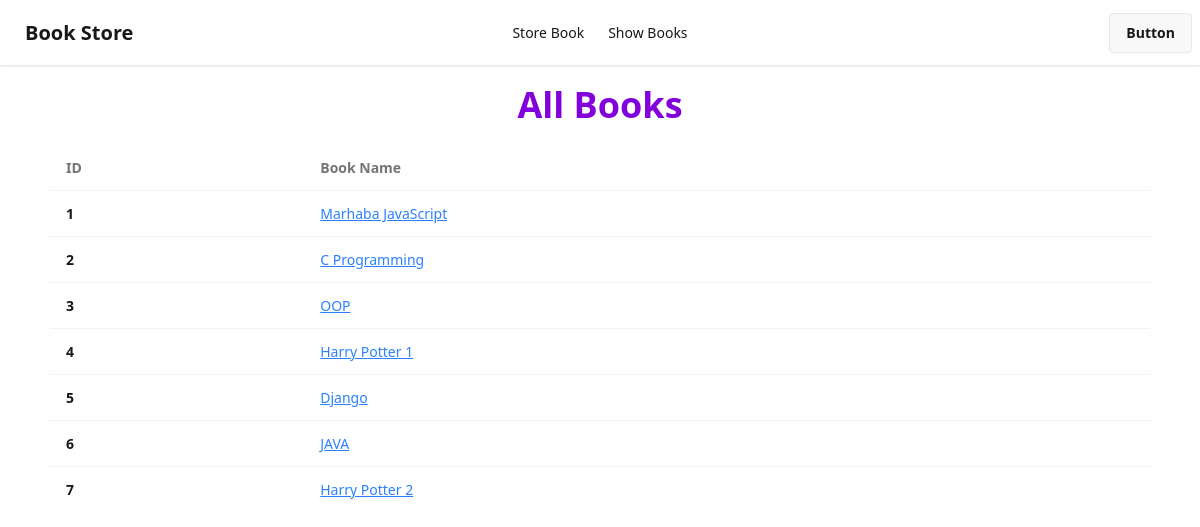
The page /show_books/ on the database as committed earlier.
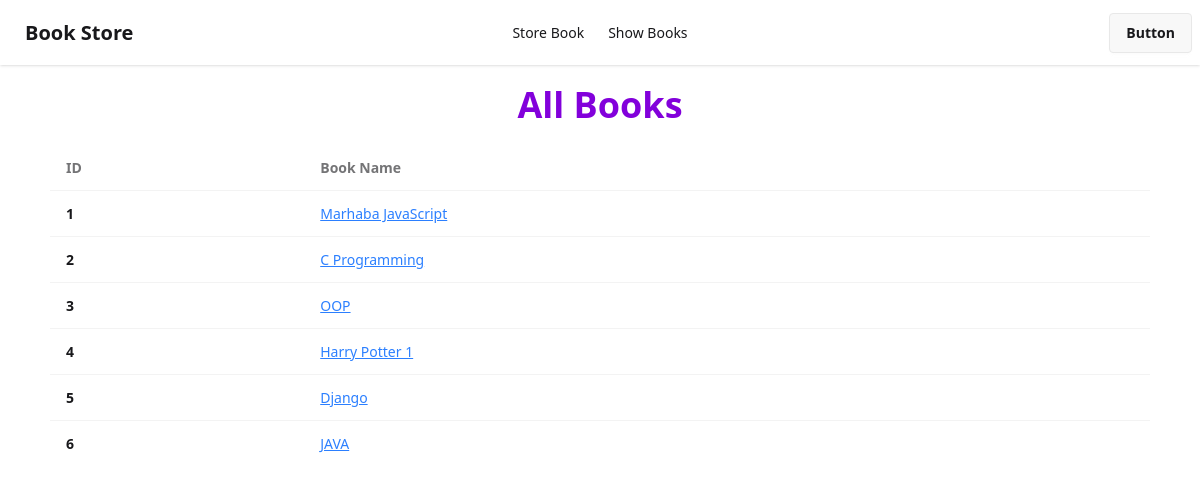
The same page on the database as committed later.
### book/models.py (models this page shows)
class BookStoreModel(models.Model):
    CATEGORY = (
        ('Mystery', 'Mystery'),
        ('Thriller', 'Thriller'),
        ('Sci-Fi', 'Sci-Fi'),
        ('Humor', 'Humor'),
        ('Horror', 'Horror')
    )
    id = models.IntegerField(primary_key=True)
    book_name = models.CharField(max_length= 30)
    author = models.CharField(max_length= 20)
    category = models.CharField(max_length=30, choices=CATEGORY)
    first_pub = models.DateTimeField(auto_now_add=True)
    last_pub = models.DateTimeField(auto_now=True)

### book/views.py (the view)
# urls.py: path('show_books/', views.BookListView.as_view(), name="show_books"),
class BookListView(ListView):
    model = BookStoreModel
    template_name = 'show_book.html'
    context_object_name = 'data'
    def get_template_names(self):
        if self.request.user.is_superuser:
            template_name = 'superuser.html'
        elif self.request.user.is_staff:
            template_name = 'staff.html'
        else:
            template_name = self.template_name
        return [template_name]

### book/templates/show_book.html (shortened to what this page needs)
{% extends "base.html" %}
{% block content %}
<h1 class="text-4xl text-purple-700 font-bold text-center my-5">All Books</h1>
<div class="w-11/12 mx-auto">
    {% if data %}
    <div class="overflow-x-auto">
        <table class="table">
          <thead>
            <tr>
              <th>ID</th>
              <th>Book Name</th>
            </tr>
          </thead>
          <tbody>
            {% for item in data %}
            <tr class="hover:bg-base-300">
                <th>{{item.id}}</th>
                <td><a class="underline text-blue-500" href="{% url 'book_details' item.id %}">{{item.book_name}}</a></td>
            </tr>
            {% endfor %}
          </tbody>
        </table>
    </div>
    {% else %}
    <h1 class="text-5xl text-red-600 text-center">Now Data Available</h1>
    {% endif %}
</div>
{% endblock %}

Rows that differ between the two databases and show on the page:
removed BookStoreModel: id "7", book_name "Harry Potter 2"
